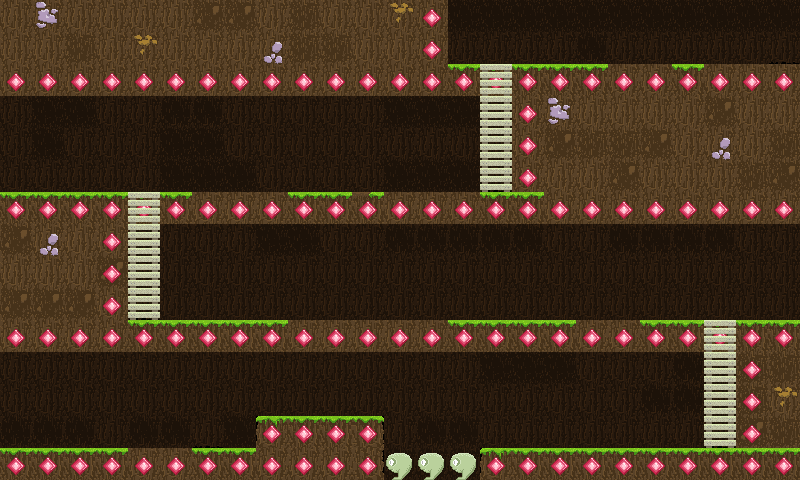

Tiled map render using the project's own tile images. Description and the whole map definition, tile-layer contents included, below:
An orthogonal 25x15 tile map with 32x32 px tiles, 4 tile layers (World, CollisionLayer, DeathLayer, Ladders) and 6 objects (4x EnemyStartPoint, PlayerStartPoint, PlayerFinishPoint).

<map version="1.0" orientation="orthogonal" renderorder="right-down" width="25" height="15" tilewidth="32" tileheight="32" nextobjectid="15">
 <tileset firstgid="1" name="BrownTiles" tilewidth="32" tileheight="32" tilecount="64" columns="8">
  <image source="../BrownNature/BrownTiles.png" width="256" height="256" />
 </tileset>
 <layer name="World" width="25" height="15">
  <data encoding="csv">
5,49,5,5,5,5,34,34,5,33,5,5,50,5,36,36,36,36,36,36,36,36,36,36,36,
5,5,33,5,50,5,5,5,48,33,33,5,5,5,12,12,12,12,35,12,12,12,12,12,32,
5,5,5,5,5,5,5,5,5,5,5,5,5,5,1,1,1,1,1,5,5,1,5,5,5,
12,36,36,12,12,35,35,12,12,12,12,12,36,36,36,12,5,49,5,5,5,5,34,5,5,
12,36,12,12,12,36,36,12,12,12,12,12,12,12,12,12,5,34,33,33,34,5,48,5,33,
12,12,12,12,12,36,36,36,12,12,12,12,36,36,36,32,5,5,5,34,5,5,5,33,34,
1,1,1,1,1,1,5,5,5,1,1,20,5,5,5,1,1,5,5,5,5,5,5,5,5,
34,48,5,5,12,12,12,12,36,36,12,12,35,35,35,35,35,12,12,35,35,35,35,12,12,
5,5,5,34,12,12,12,12,12,12,12,12,12,12,12,12,12,12,12,12,12,12,12,12,12,
34,34,34,5,32,12,12,12,12,12,12,12,12,12,12,12,12,12,12,12,12,12,12,12,12,
5,5,5,5,1,1,1,1,1,5,5,5,5,5,1,1,1,1,5,5,1,1,1,1,1,
12,12,12,12,12,12,12,12,12,12,12,12,12,12,12,36,36,36,12,12,12,35,12,33,33,
12,12,12,12,12,12,12,12,12,12,12,12,12,12,12,12,12,12,12,12,35,35,12,33,50,
35,35,35,12,35,35,32,36,3,1,1,2,12,35,35,12,12,12,12,12,12,12,32,34,33,
1,1,1,1,5,5,1,1,5,5,5,11,35,35,35,3,1,1,1,1,1,1,1,1,1
</data>
 </layer>
 <objectgroup name="ObjectLayer">
  <object id="7" name="EnemyStartPoint" x="512" y="416" width="32" height="32" />
  <object id="8" name="PlayerStartPoint" x="32" y="416" width="32" height="32" />
  <object id="10" name="EnemyStartPoint" x="736" y="288" width="32" height="32" />
  <object id="11" name="EnemyStartPoint" x="288" y="160" width="32" height="32" />
  <object id="13" name="PlayerFinishPoint" x="768" y="0" width="32" height="32" />
  <object id="14" name="EnemyStartPoint" x="512" y="32" width="32" height="32" />
 </objectgroup>
 <layer name="CollisionLayer" width="25" height="15">
  <data encoding="csv">
0,0,0,0,0,0,0,0,0,0,0,0,0,51,0,0,0,0,0,0,0,0,0,0,0,
0,0,0,0,0,0,0,0,0,0,0,0,0,51,0,0,0,0,0,0,0,0,0,0,0,
51,51,51,51,51,51,51,51,51,51,51,51,51,51,51,51,51,51,51,51,51,51,51,51,51,
0,0,0,0,0,0,0,0,0,0,0,0,0,0,0,0,51,0,0,0,0,0,0,0,0,
0,0,0,0,0,0,0,0,0,0,0,0,0,0,0,0,51,0,0,0,0,0,0,0,0,
0,0,0,0,0,0,0,0,0,0,0,0,0,0,0,0,51,0,0,0,0,0,0,0,0,
51,51,51,51,51,51,51,51,51,51,51,51,51,51,51,51,51,51,51,51,51,51,51,51,51,
0,0,0,51,0,0,0,0,0,0,0,0,0,0,0,0,0,0,0,0,0,0,0,0,0,
0,0,0,51,0,0,0,0,0,0,0,0,0,0,0,0,0,0,0,0,0,0,0,0,0,
0,0,0,51,0,0,0,0,0,0,0,0,0,0,0,0,0,0,0,0,0,0,0,0,0,
51,51,51,51,51,51,51,51,51,51,51,51,51,51,51,51,51,51,51,51,51,51,51,51,51,
0,0,0,0,0,0,0,0,0,0,0,0,0,0,0,0,0,0,0,0,0,0,0,51,0,
0,0,0,0,0,0,0,0,0,0,0,0,0,0,0,0,0,0,0,0,0,0,0,51,0,
0,0,0,0,0,0,0,0,51,51,51,51,0,0,0,0,0,0,0,0,0,0,0,51,0,
51,51,51,51,51,51,51,51,51,51,51,51,0,0,0,51,51,51,51,51,51,51,51,51,51
</data>
 </layer>
 <layer name="DeathLayer" width="25" height="15">
  <data encoding="csv">
0,0,0,0,0,0,0,0,0,0,0,0,0,0,0,0,0,0,0,0,0,0,0,0,0,
0,0,0,0,0,0,0,0,0,0,0,0,0,0,0,0,0,0,0,0,0,0,0,0,0,
0,0,0,0,0,0,0,0,0,0,0,0,0,0,0,0,0,0,0,0,0,0,0,0,0,
0,0,0,0,0,0,0,0,0,0,0,0,0,0,0,0,0,0,0,0,0,0,0,0,0,
0,0,0,0,0,0,0,0,0,0,0,0,0,0,0,0,0,0,0,0,0,0,0,0,0,
0,0,0,0,0,0,0,0,0,0,0,0,0,0,0,0,0,0,0,0,0,0,0,0,0,
0,0,0,0,0,0,0,0,0,0,0,0,0,0,0,0,0,0,0,0,0,0,0,0,0,
0,0,0,0,0,0,0,0,0,0,0,0,0,0,0,0,0,0,0,0,0,0,0,0,0,
0,0,0,0,0,0,0,0,0,0,0,0,0,0,0,0,0,0,0,0,0,0,0,0,0,
0,0,0,0,0,0,0,0,0,0,0,0,0,0,0,0,0,0,0,0,0,0,0,0,0,
0,0,0,0,0,0,0,0,0,0,0,0,0,0,0,0,0,0,0,0,0,0,0,0,0,
0,0,0,0,0,0,0,0,0,0,0,0,0,0,0,0,0,0,0,0,0,0,0,0,0,
0,0,0,0,0,0,0,0,0,0,0,0,0,0,0,0,0,0,0,0,0,0,0,0,0,
0,0,0,0,0,0,0,0,0,0,0,0,0,0,0,0,0,0,0,0,0,0,0,0,0,
0,0,0,0,0,0,0,0,0,0,0,0,52,52,52,0,0,0,0,0,0,0,0,0,0
</data>
 </layer>
 <layer name="Ladders" width="25" height="15">
  <data encoding="csv">
0,0,0,0,0,0,0,0,0,0,0,0,0,0,0,0,0,0,0,0,0,0,0,0,0,
0,0,0,0,0,0,0,0,0,0,0,0,0,0,0,0,0,0,0,0,0,0,0,0,0,
0,0,0,0,0,0,0,0,0,0,0,0,0,0,0,45,0,0,0,0,0,0,0,0,0,
0,0,0,0,0,0,0,0,0,0,0,0,0,0,0,45,0,0,0,0,0,0,0,0,0,
0,0,0,0,0,0,0,0,0,0,0,0,0,0,0,45,0,0,0,0,0,0,0,0,0,
0,0,0,0,0,0,0,0,0,0,0,0,0,0,0,45,0,0,0,0,0,0,0,0,0,
0,0,0,0,45,0,0,0,0,0,0,0,0,0,0,0,0,0,0,0,0,0,0,0,0,
0,0,0,0,45,0,0,0,0,0,0,0,0,0,0,0,0,0,0,0,0,0,0,0,0,
0,0,0,0,45,0,0,0,0,0,0,0,0,0,0,0,0,0,0,0,0,0,0,0,0,
0,0,0,0,45,0,0,0,0,0,0,0,0,0,0,0,0,0,0,0,0,0,0,0,0,
0,0,0,0,0,0,0,0,0,0,0,0,0,0,0,0,0,0,0,0,0,0,45,0,0,
0,0,0,0,0,0,0,0,0,0,0,0,0,0,0,0,0,0,0,0,0,0,45,0,0,
0,0,0,0,0,0,0,0,0,0,0,0,0,0,0,0,0,0,0,0,0,0,45,0,0,
0,0,0,0,0,0,0,0,0,0,0,0,0,0,0,0,0,0,0,0,0,0,45,0,0,
0,0,0,0,0,0,0,0,0,0,0,0,0,0,0,0,0,0,0,0,0,0,0,0,0
</data>
 </layer>
</map>
